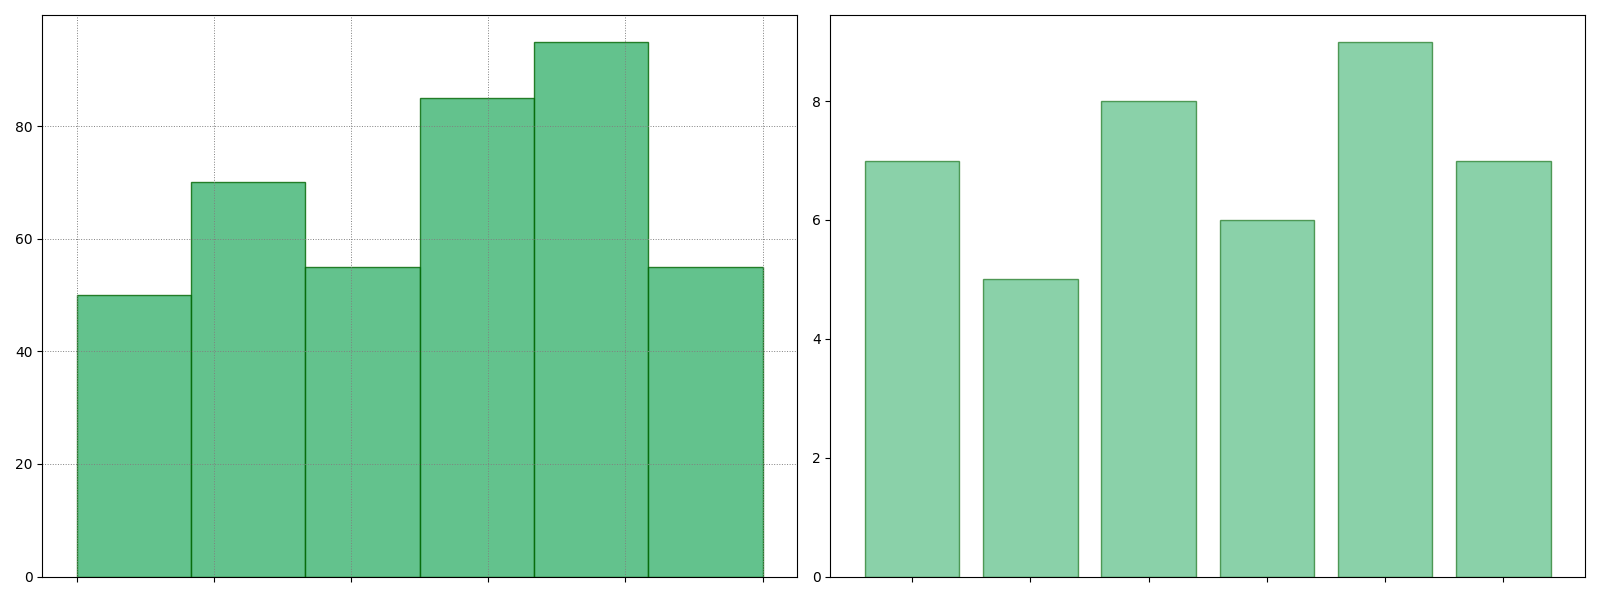

The Python source for this figure:
import matplotlib.pyplot as plt
import numpy as np

fruits = ['Apple', 'Banana', 'Grapes', 'Orange', 'Pineapple', 'Strawberry']
consumption_alpha = [15, 25, 10, 5, 30, 20]
consumption_beta = [20, 10, 15, 25, 10, 20]
consumption_gamma = [5, 20, 10, 30, 25, 10]
consumption_delta = [10, 15, 20, 25, 30, 5]
avg_sweetness_levels = [7, 5, 8, 6, 9, 7]

data = []
for fruit, count in zip(fruits * 4, consumption_alpha + consumption_beta + consumption_gamma + consumption_delta):
    data.extend([fruit] * count)

fig, axs = plt.subplots(1, 2, figsize=(16, 6))

# Apply the same color for all data elements in both plots
single_color = 'mediumseagreen'

ax1 = axs[0]
ax1.hist(data, bins=len(fruits), edgecolor='darkgreen', color=single_color, alpha=0.8)
ax1.set_xticks(np.arange(len(fruits)))
ax1.set_xticklabels([])

ax2 = axs[1]
ax2.bar(fruits, avg_sweetness_levels, color=single_color, edgecolor='darkgreen', alpha=0.6)
ax2.set_xticklabels([])

ax1.grid(True, linestyle=':', linewidth=0.7, color='gray')
ax2.grid(False)

plt.tight_layout()
plt.show()
